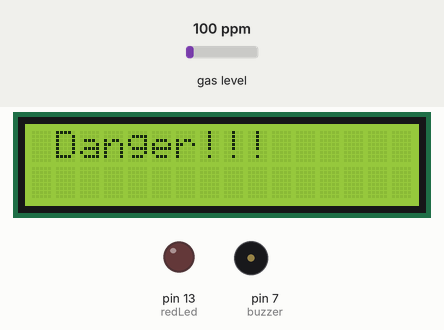
A sketch run on a simulated Arduino Uno, built with avr-gcc and run on an emulated ATmega328P. On the bench: 16×2 character LCD, output pins drawn as LEDs (lit = HIGH), buzzer (waves = sounding, pin HIGH). The inputs (shaded band) are chosen by the test bench; at power-on: gas level 100 ppm. What the sketch prints to the serial monitor is not drawn.

Above: at 1.8 s.
1.9 s: gas level set to 111 ppm
At 2.7 s:
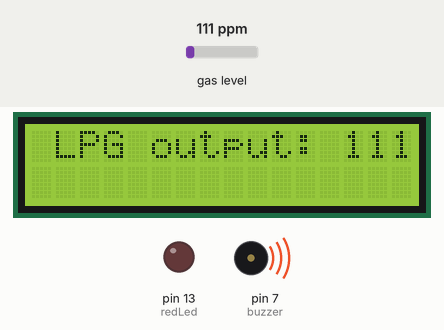
4.9 s: gas level set to 20 ppm
At 6.5 s:
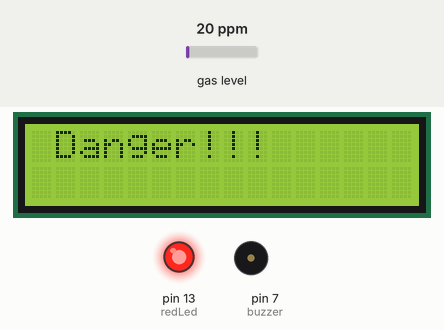
7.9 s: gas level set to 250 ppm
At 8.7 s:
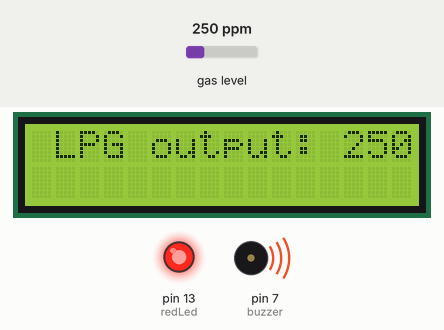
Timing chart, 0 to 10.9 s (numbered marks = the images above; inputs shaded):
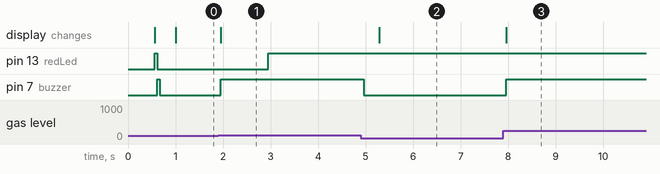

The sketch:

hydrosensor.ino
```cpp
// Using MQ2 sensor to read the hydrogen gas concentration
#include <LiquidCrystal.h>
#include <MQ2.h>
#define MINDELAY 50
#define MAXDELAY 1000
float hydrogenSensor = A1; // mq2 sensor
int redLed = 13;
int buzzer = 7;

// include the lcd display module
const int rs = 12, en = 11, d4 = 5, d5 = 4, d6 = 3, d7 = 2;
LiquidCrystal lcd(rs, en, d4, d5, d6, d7);

MQ2 mq2(hydrogenSensor);
// Set the sensor's threshold value
float sensorThresh = 100;

void setup() {
  // put your setup code here, to run once:
  Serial.begin(9600); // begin serial communication
  mq2.begin();
  while(!Serial)
  {
    ;
  }
  pinMode(hydrogenSensor, INPUT);
  pinMode(redLed, OUTPUT);
  pinMode(buzzer, OUTPUT);

  Serial.print("Begin sensor's reading");
  Serial.println("...");
  Serial.println();

  lcd.begin(16,2);

  digitalWrite(redLed, HIGH);
  delay(MINDELAY);
  digitalWrite(redLed, LOW);
  digitalWrite(buzzer, HIGH);
  delay(MINDELAY);
  digitalWrite(buzzer, LOW);

  lcd.print("Welcome");
  lcd.clear();
}

void loop() {
  // put your main code here, to run repeatedly:
   float hydrogenGas = mq2.readLPG();
  Serial.print("The sensor's value is: ");
  Serial.println(hydrogenGas);
  lcd.setCursor(1,0);
  lcd.print("LPG output: ");
  lcd.print(hydrogenGas);
  // Let's start taking the data
    if (hydrogenGas > sensorThresh)
    {
      digitalWrite(buzzer, HIGH);
      delay(MAXDELAY);
      digitalWrite(buzzer, LOW);
      digitalWrite(redLed, HIGH);
    }
    else
    {
      Serial.println("No sensor reading");
      Serial.println("...");
      lcd.clear();
      lcd.setCursor(1,0);
      lcd.print("Danger!!!");
    }
}
```

Measured:
- the behaviour switches between 100 and 101 ppm on gas level (found by bisection; images 0 and 1)
- after the input at 1.9 s, pin 13 (redLed): LOW → HIGH after 1.0 s; pin 7 (buzzer): LOW → HIGH after 0.05 s; the display: changes after 0.05 s (image 1)
- after the input at 4.9 s, pin 7 (buzzer): HIGH → LOW after 0.06 s; the display: changes after 0.39 s (image 2)
- after the input at 7.9 s, pin 7 (buzzer): LOW → HIGH after 0.06 s; the display: changes after 0.06 s (image 3)
